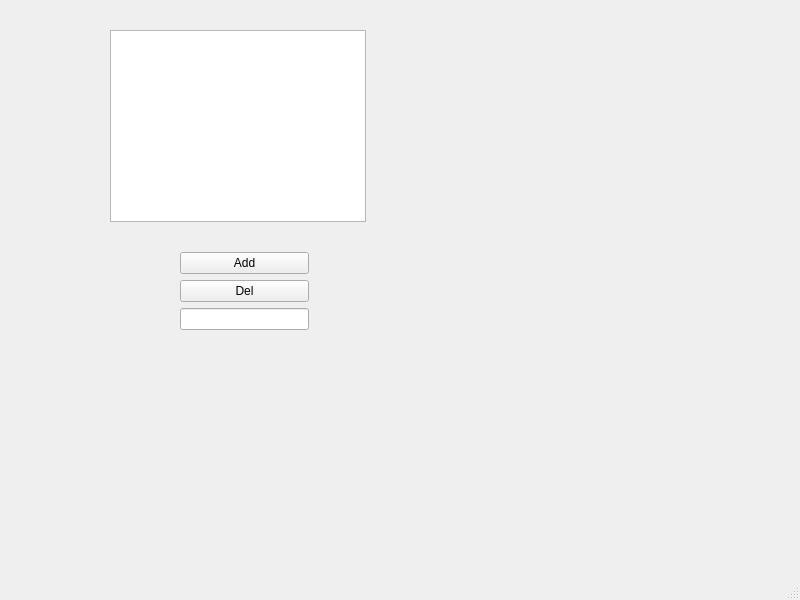
<?xml version="1.0" encoding="UTF-8"?>
<ui version="4.0">
 <class>MainWindow</class>
 <widget class="QMainWindow" name="MainWindow">
  <property name="geometry">
   <rect>
    <x>0</x>
    <y>0</y>
    <width>800</width>
    <height>600</height>
   </rect>
  </property>
  <property name="windowTitle">
   <string>MainWindow</string>
  </property>
  <widget class="QWidget" name="centralwidget">
   <widget class="QListWidget" name="listWidget">
    <property name="geometry">
     <rect>
      <x>110</x>
      <y>30</y>
      <width>256</width>
      <height>192</height>
     </rect>
    </property>
   </widget>
   <widget class="QWidget" name="">
    <property name="geometry">
     <rect>
      <x>180</x>
      <y>240</y>
      <width>129</width>
      <height>102</height>
     </rect>
    </property>
    <layout class="QVBoxLayout" name="verticalLayout_2">
     <item>
      <layout class="QVBoxLayout" name="verticalLayout">
       <item>
        <widget class="QPushButton" name="pushButton">
         <property name="text">
          <string>Add</string>
         </property>
        </widget>
       </item>
       <item>
        <widget class="QPushButton" name="pushButtonDel">
         <property name="text">
          <string>Del</string>
         </property>
        </widget>
       </item>
       <item>
        <widget class="QLineEdit" name="lineEdit"/>
       </item>
      </layout>
     </item>
    </layout>
   </widget>
  </widget>
  <widget class="QStatusBar" name="statusbar"/>
 </widget>
 <resources/>
 <connections/>
</ui>
